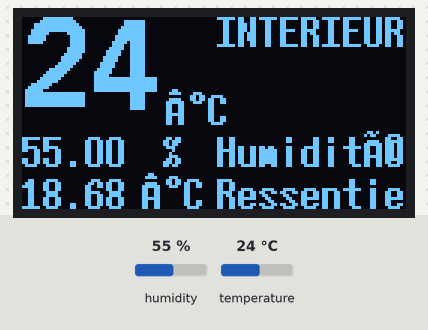
Bench run of a sketch on a simulated Arduino Uno, built with avr-gcc and run on an emulated ATmega328P. Parts: 128×64 one-colour display. The inputs (shaded band) are chosen by the test bench; at power-on: humidity 55 %, temperature 24 °C. What the sketch prints to the serial monitor is not drawn.

Above: at 4.8 s.
4.9 s: humidity set to 22 %
At 7.9 s:
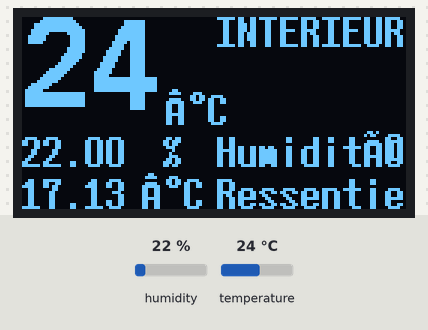
9.0 s: temperature set to 12 °C
At 11.6 s:
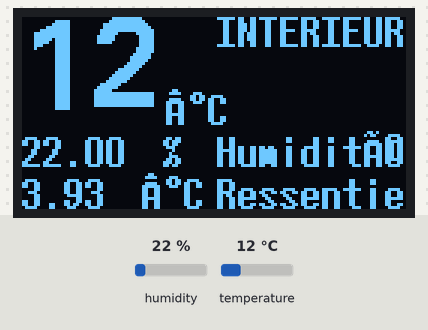
13.0 s: humidity set to 40 %
At 14.7 s:
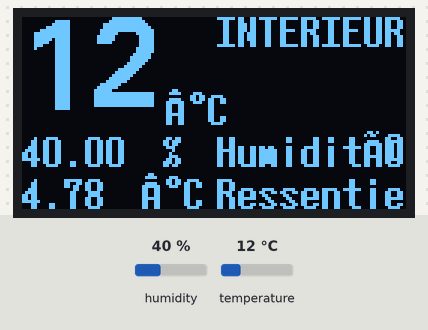
17.0 s: temperature set to 19 °C
At 20.3 s:
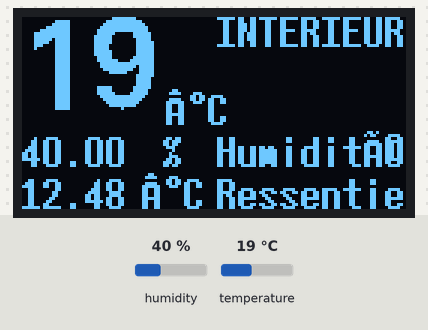
Timing chart, 0 to 21.8 s (numbered marks = the images above; inputs shaded):
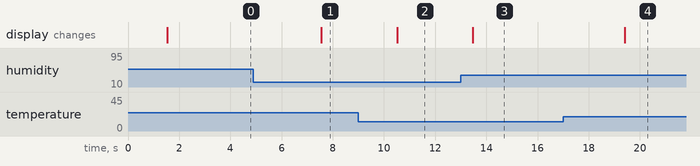

The sketch:

DHT11_OLED.ino
```cpp
// FONT https://github.com/olikraus/u8glib/wiki/fontsize


#include "DHT.h"
#define DHTPIN 6     // what digital pin we're connected to
#define DHTTYPE DHT11   // DHT 11
DHT dht(DHTPIN, DHTTYPE);

#include "U8glib.h"
U8GLIB_SSD1306_128X64 u8g(U8G_I2C_OPT_NONE|U8G_I2C_OPT_DEV_0);  // I2C / TWI

float h;
float t;
float hic;
int Tint;

void setup() {
  Serial.begin(9600);
  Serial.println("DHTxx test!");
  dht.begin();
  clearOLED();

}

void loop() {
delay(1000);
sensor_update();
draw();

}

void sensor_update(void) {
// Get sensor values
  h = dht.readHumidity();
  t = dht.readTemperature();
  hic = dht.computeHeatIndex(t, h);
  Tint = t;
}

void draw(void) {
// Draw the values to the OLED
  u8g.firstPage();
  do {
    u8g.setFont(u8g_font_fub30); // fub25 25 pixels - stock was unifont at 10 pixels

    if (Tint > 9){
      u8g.setPrintPos(0, 31); // Start at left
      u8g.print(Tint);
    }
    else{
      u8g.setPrintPos(23, 31); // Shift the location to the right
      u8g.print(Tint);
      }


    u8g.setFont(u8g_font_7x14B);
    u8g.setPrintPos(0, 50);
    u8g.print(h);
    u8g.setPrintPos(0, 64);
    u8g.print(hic);

    u8g.setFont(u8g_font_7x14B);
    u8g.setPrintPos(65, 10);
    u8g.print("INTERIEUR");
    u8g.setPrintPos(48, 36);
    u8g.print("°C");
    u8g.setPrintPos(40, 50);
    u8g.print(" %");
    u8g.setPrintPos(65, 50);
    u8g.print("Humidité");
    u8g.setPrintPos(40, 64);
    u8g.print("°C");
    u8g.setPrintPos(65, 64);
    u8g.print("Ressentie");

  } while( u8g.nextPage() );
}

void draw_static(void) {
// Draw the values to the OLED
  u8g.firstPage();
  do {

  } while( u8g.nextPage() );
}

void clearOLED(){
    u8g.firstPage();
    do {
    } while( u8g.nextPage() );
}
```

Measured:
- after the input at 4.9 s, the display: changes after 2.6 s (image 1)
- after the input at 9.0 s, the display: changes after 1.5 s (image 2)
- after the input at 13.0 s, the display: changes after 0.48 s (image 3)
- after the input at 17.0 s, the display: changes after 2.4 s (image 4)
